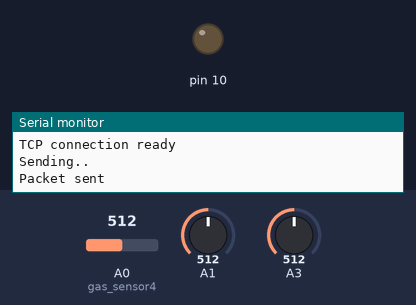
Recording of a sketch running on a simulated Arduino Mega 2560, built with avr-gcc and run on an emulated ATmega2560. Parts: output pins drawn as LEDs (lit = HIGH), the last lines printed to the serial monitor. The inputs (shaded band) are chosen by the test bench; at power-on: A0 (gas_sensor4) = 512, A1 = 512, A3 = 512. The modem accepts every AT command (registered, SIM ready, sends succeed) and sends nothing else.

Above: at 4.2 s.
4.3 s: A0 (gas_sensor4) set to 918
14.5 s: A0 (gas_sensor4) set to 947
At 19.8 s:
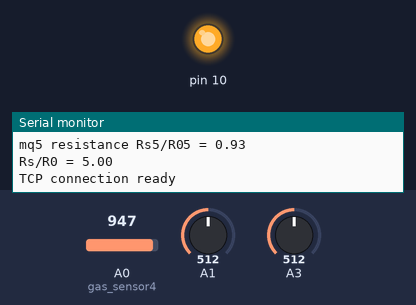
Timing chart, 0 to 21.3 s (numbered marks = the images above; inputs shaded):
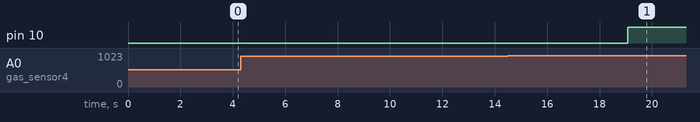

The sketch:

arduinocode.ino
```cpp
//#include<String.h>

String ssid = "adi";
String password = "aditya123";
const  String APIKEY =  "eda34fbebdb5d20439e28112820945916d0152905449eeff1a76e8085acafd3e";   // Replace with your CARRIOTS apikey
const String DEVICE =  "sensor@aditya.aditya"; // "IOT@Ujala25991.Ujala25991";// //"";
String strdistance = "";
String data;
String server = "82.223.244.60";
long temp = 0.00;
long temp1=32.00;
long tempis = 0.00;
int chpin = 5;


//mq4 variable

int gas_sensor4 = A0; //Sensor pin
float R04 = 4.74; //Sensor Resistance in fresh air from previous code
float b4=1.133;
float m4=-0.318;
 float sensor_volt4; //Define variable for sensor voltage
  float RS_gas4; //Define variable for sensor resistance
  float ratio4; //Define variable for ratio
double ppm4;

//mq5 variable

float R05=1.08;
 float sensor_volt5;
 float RS_gas5; // Get value of RS in a GAS
 float ratio5; // Get ratio RS_GAS/RS_air


 //mq7 variables
  float R07=.20;
    float sensor_volt7;
    float RS_gas7; // Get value of RS in a GAS
    float ratio7; // Get ratio RS_GAS/RS_air


void setup()
{
pinMode(10 ,OUTPUT);
Serial.begin(115200);
Serial1.begin(115200);
digitalWrite(chpin , HIGH);
reset();
Serial1.println("AT+CWMODE=3");
if (Serial1.find("OK") ) Serial.println("ModE 3 activated");
connectWifi();
}
void reset()
{
 Serial1.println("AT+RST");
 delay(1000);
 if (Serial1.find("OK") )
 {
 Serial.println("Module Reset");
 }
 if (Serial1.available())
 {
  Serial.write(Serial1.read());
 }
 }
// connect to wifi network
void connectWifi()
{
String cmd = "AT+CWJAP=\"" + ssid + "\",\"" + password + "\"";
Serial.println(cmd);
Serial1.println(cmd);
delay(2000);
if (Serial1.find("OK"))
{
 Serial.println("Connected!");
}
else
{
connectWifi();
Serial.println("Cannot connect to wifi");
}
}
void loop() // READ DATA
{

   //mq4 programing
  float sensorValue4 = analogRead(gas_sensor4); //Read analog values of sensor
  sensor_volt4 = sensorValue4 * (5.0 / 1023.0); //Convert analog values to voltage
  RS_gas4 = ((5.0 * 10.0) / sensor_volt4) - 10.0; //Get value of RS in a gas
  ratio4 = RS_gas4 / R04;   // Get ratio RS_gas/RS_air

  double ppm_log4 = (log10(ratio4) - b4) / m4; //Get ppm value in linear scale according to the the ratio value
   ppm4 = pow(10, ppm_log4); //Convert ppm value to log scale
  Serial.print("PPM methane = ");
  Serial.println(ppm4);


 // mq5 programing

int sensorValue5 = analogRead(A1);
 sensor_volt5=(float)sensorValue5/1024*5.0;
 RS_gas5 = (5.0-sensor_volt5)/sensor_volt5; // omit *RL
 /*-Replace the name "R0" with the value of R0 in the demo of First Test -*/
 ratio5 = RS_gas5/R05; // ratio = RS/R0
 /*-----------------------------------------------------------------------*/

 Serial.print("mq5 resistance Rs5/R05 = ");
 Serial.println(ratio5);
 Serial.print("\n");


//mq7 programing


 int sensorValue7 = analogRead(A3);
    sensor_volt7=(float)sensorValue7/1024*5.0;
    RS_gas7 = (5.0-sensor_volt7)/sensor_volt7; // omit *RL

          /*-Replace the name "R0" with the value of R0 in the demo of First Test -*/
    ratio7 = RS_gas7/R07;  // ratio = RS/R0
          /*-----------------------------------------------------------------------*/
\
    Serial.print("Rs/R0 = ");
    Serial.println(ratio7);

    Serial.print("\n\n");

if(ppm4>567394 || ratio5>2.5 || ratio7>20)
digitalWrite(10, HIGH);
else
digitalWrite(10, LOW);


httppost();
Serial.println("hello");

delay(6000);
}
void httppost()
{

Serial1.println("AT+CIPSTART=\"TCP\",\"" + server + "\",80"); //start a TCP connection.
delay(500);
if ( Serial1.find("OK"))
{
Serial.println("TCP connection ready");
}
else
{
Serial.println("TCP connection not ready");
}
String getStr = "{\"protocol\":\"v2\",\"device\":\""+DEVICE+"\",\"at\":\"now\",\"data\":{\"methane in ppm\":\""+ppm4+"\"""}}";
//String getStr = "{\"protocol\":\"v2\",\"device\":\""+DEVICE+"\",\"at\":\"now\",\"data\":{ \"temperature\":\""+String(temp1)+"\"""}}";
String postRequest = "POST /streams HTTP/1.1\n""Host: " + server + "\n" "Accept:application/json\n""User-Agent:Arduino-Carriots\n""Content-Type:application/json\n""carriots.apikey:" + APIKEY + "\n""Content-length:" + getStr.length() + "\n""Connection: close\n\n";
postRequest += getStr;
String sendCmd = "AT+CIPSEND=";  //determine the number of caracters to be sent.
Serial1.print(sendCmd);
Serial1.println(postRequest.length() );
delay(500);
if (Serial1.find(">"))
{
Serial.println("Sending..");
Serial1.print(postRequest);
if ( Serial1.find("SEND OK"))
{
Serial.println("Packet sent");
while (Serial1.available())
{
 String tmpRSerial1 = Serial1.readString();
 Serial.println(tmpRSerial1);
}                              // close the connection
Serial1.println("AT+CIPCLOSE");
}
}
}
```

Measured:
- the behaviour switches between 934 and 935 on A0 (gas_sensor4) (found by bisection; images 0 and 1)
- after the input at 14.5 s, pin 10: LOW → HIGH after 4.6 s
